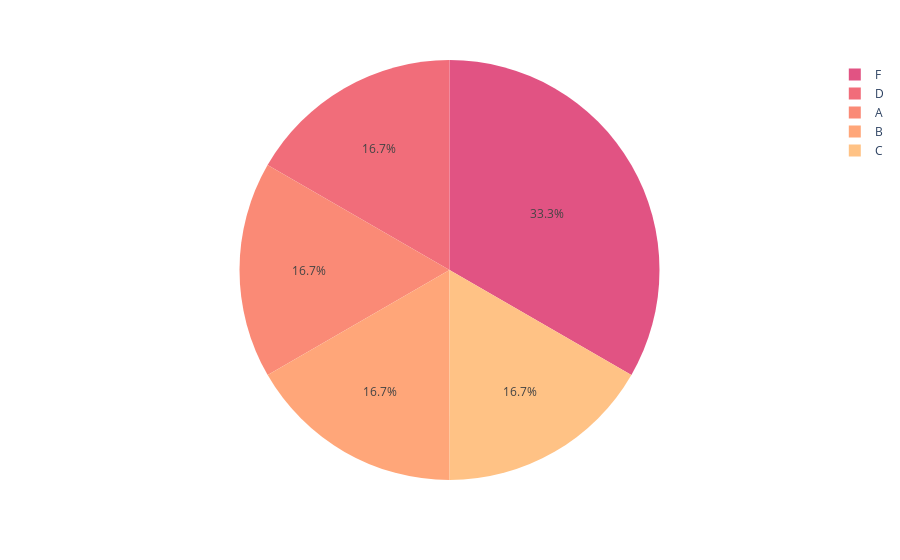

The cell this chart's notebook holds for it:
### Markdown cell above
Warehouse Block

### Code cell
warehouse_block = data_categorical['Warehouse_block'].value_counts().reset_index()
warehouse_block.columns = ['Warehouse', 'Value']
fig = px.pie(
    warehouse_block,
    names='Warehouse',
    values='Value',
    color_discrete_sequence=px.colors.sequential.Pinkyl_r
)
fig.update_traces(textinfo='percent')
fig.show()

### Figure 1 — Plotly figure (JSON) as saved in the notebook; plotly's stock layout.template omitted (floating-point values rounded to 4 significant figures)
{"data": [{"domain": {"x": [0, 1], "y": [0, 1]}, "hovertemplate": "Warehouse=%{label}<br>Value=%{value}<extra></extra>", "labels": ["F", "D", "A", "B", "C"], "legendgroup": "", "name": "", "showlegend": true, "textinfo": "percent", "type": "pie", "values": [3666, 1834, 1833, 1833, 1833]}], "layout": {"legend": {"tracegroupgap": 0}, "margin": {"t": 60}, "piecolorway": ["rgb(225, 83, 131)", "rgb(241, 109, 122)", "rgb(250, 138, 118)", "rgb(255, 166, 121)", "rgb(255, 194, 133)", "rgb(255, 221, 154)", "rgb(254, 246, 181)"]}}
